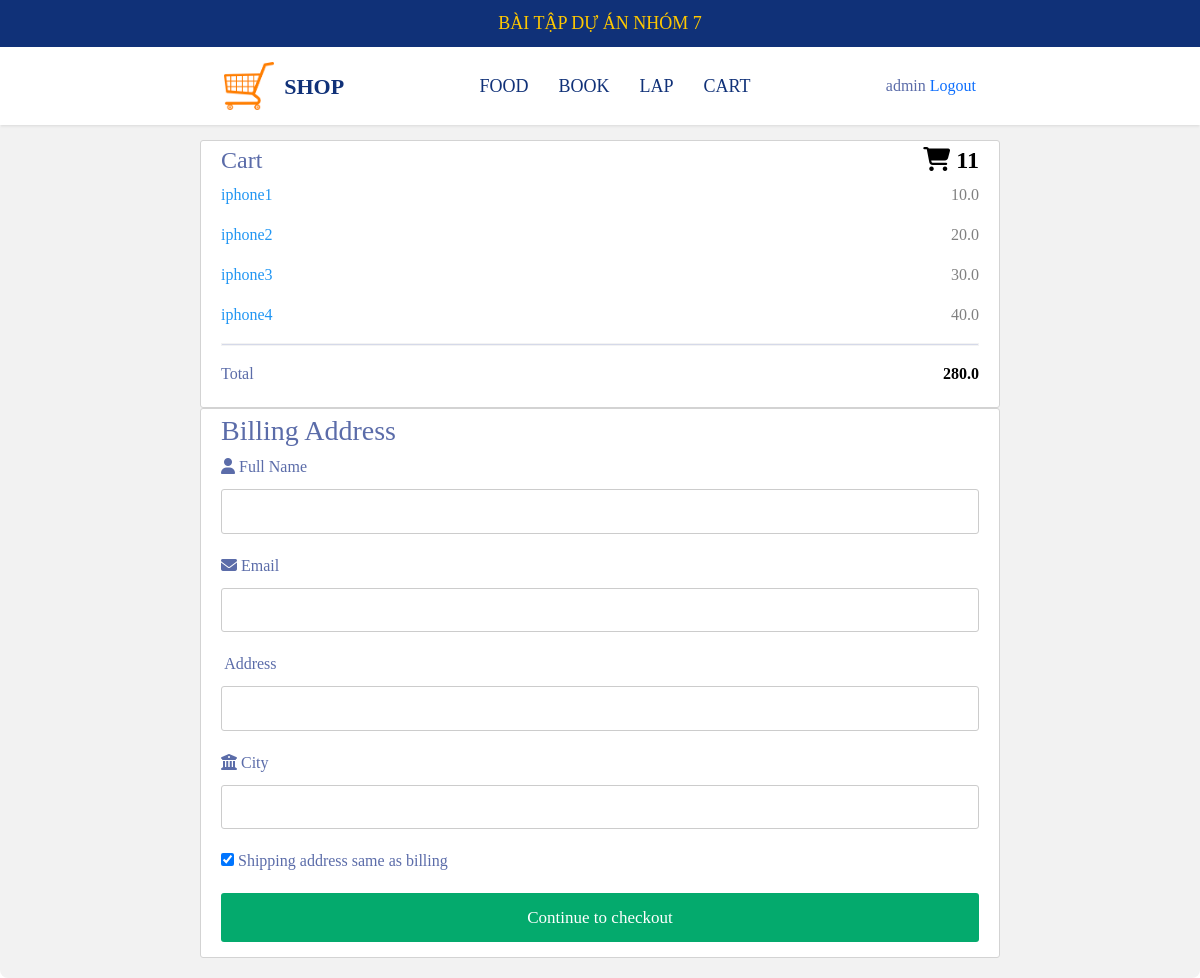
Screenshot of /checkout/ (signed in) with the database file from the repository.
### app/models.py (models this page shows, shortened)
class Order(models.Model):
    customer = models.ForeignKey(Customer,on_delete=models.SET_NULL,blank=True,null=True)
    date_order = models.DateTimeField(auto_now_add=True)
    complete = models.BooleanField(default=False,null=True,blank=False)
    transaction_id = models.CharField(max_length=200,null=True)
    @property #là chuyển phương thức ở trên sử dụng trực tiếp và k lưu vào database
    def get_cart_items(self):
        orderitems = self.orderitem_set.all()
        total = sum([item.quantity for item in orderitems])
        return total
    @property
    def get_cart_total(self):
        orderitems = self.orderitem_set.all()
        total = sum([item.get_total for item in orderitems])
        return total

class OrderItem(models.Model):
    product = models.ForeignKey(Product,on_delete=models.SET_NULL,blank=True,null=True)
    order = models.ForeignKey(Order,on_delete=models.SET_NULL,blank=True,null=True)
    quantity = models.IntegerField(default=0,null=True,blank=True)
    date_added = models.DateTimeField(auto_now_add=True)
    @property
    def get_total(self):
        total = self.product.price * self.quantity
        return total

class Product(models.Model):
    name = models.CharField(max_length=200,null=True)
    price = models.FloatField()
    digital = models.BooleanField(default=False,null=True,blank=False)
    image = models.ImageField(null=True,blank=True)

### app/views.py (the view)
# urls.py: path('checkout/', views.checkout, name='checkout'),
def checkout(request):
    if request.user.is_authenticated:
        customer = request.user.customer
        order, created = Order.objects.get_or_create(customer = customer,complete = False)
        items = order.orderitem_set.all()
    else :
        items = []
        order = {'get_cart_items':0,'get_cart_total':0}
    context= {'items':items,'order':order}
    return render(request,'app/checkout.html',context)

### app/templates/app/checkout.html (shortened to what this page needs)
{% load static %}
<!DOCTYPE html>
<html>
<head>
    <link href="https://cdn.jsdelivr.net/npm/bootstrap@5.3.3/dist/css/bootstrap.min.css" rel="stylesheet">
    <link href="https://cdn.jsdelivr.net/npm/bootstrap@5.1.3/dist/css/bootstrap.min.css" rel="stylesheet">
    <link rel="stylesheet" href="https://cdnjs.cloudflare.com/ajax/libs/normalize/8.0.1/normalize.min.css" />
    <link rel="stylesheet" href="https://cdnjs.cloudflare.com/ajax/libs/font-awesome/6.6.0/css/all.min.css" />
</head>
<body>
    <header class="header">
        <div class="header-top">BÀI TẬP DỰ ÁN NHÓM 7</div>
        <div class="header-main">
            <div class="container">
                <div class="inner-wrap">
                    <div class="inner-logo">
                        <a href="/">
                            <img src="{% static 'app/images/anhgiohang.png' %}" alt="My Image" />
                            <span>SHOP</span>
                        </a>
                    </div>
                    <div class="inner-menu">
                        <ul>
                            <li><a href="#">FOOD</a></li>
                            <li><a href="#">BOOK</a></li>
                            <li><a href="#">LAP</a></li>
                            <li><a href="{% url 'cart' %}">CART</a></li>
                        </ul>
                    </div>
                    <div class="inner-social">
                        <span>{{request.user}}</span>
                        <span><a href="{% url 'logout' %}">Logout</a></span>
                    </div>
                </div>
            </div>
        </div>
    </header>
    <div class="checkout-form">
        <div class="row">
            <div class="col-25">
                <div class="container">
                    <h4>Cart <span class="price" style="color:black">
                        <i class="fa fa-shopping-cart"></i>
                        <b>{{order.get_cart_items}}</b>
                    </span></h4>
                    {%for item in items %}
                    <p><a href="#">{{item.product.name}}</a> <span class="price">{{item.product.price}}</span></p>
                    {%endfor%}
                    <hr>
                    <p>Total <span class="price" style="color:black"><b>{{order.get_cart_total}}</b></span></p>
                </div>
            </div>
            <div class="col-75">
                <div class="container">
                    <form action="/action_page.php">
                        <div class="row">
                            <div class="col-50">
                                <h3>Billing Address</h3>
                                <label for="fname"><i class="fa fa-user"></i> Full Name</label>
                                <input type="text" id="fname" name="firstname" >
                                <label for="email"><i class="fa fa-envelope"></i> Email</label>
                                <input type="text" id="email" name="email" >
                                <label for="adr"> Address</label>
                                <input type="text" id="adr" name="address" >
                                <label for="city"><i class="fa fa-institution"></i> City</label>
                                <input type="text" id="city" name="city" >
                            </div>
                        </div>
                        <label>
                            <input type="checkbox" checked="checked" name="sameadr"> Shipping address same as billing
                        </label>
                        <button type="submit" class="btn">Continue to checkout</button>
                    </form>
                </div>
            </div>
        </div>
    </div>
</body>
</html>

### app/templates/app/checkout.html (style rules this page uses)
body { font-family: "Inria Serif", serif; color: #5B6CA9; }
* { box-sizing: border-box; }
a { text-decoration: none; }
.container { width: 100%; max-width: 800px; margin-left: auto; margin-right: auto; }
.header { box-shadow: 0 1px 3px 0 rgba(0, 0, 0, 0.1); position: fixed; top: 0; width: 100%; z-index: 1000; }
.header-main { background: #ffff; }
.header-top { background: #103178; color: #FFC800; font-size: 18px; padding: 10px; text-align: center; }
.header-main .inner-logo a { color: #103178; display: flex; align-items: center; }
.header-main .inner-wrap { display: flex; justify-content: space-between; align-items: center; padding: 15px 0; }
.header-main .inner-logo img { height: 48px; width: auto; margin-right: 10px; }
.header-main .inner-logo span { font-size: 22px; font-weight: 600; }
.header-main .inner-menu ul { margin: 0; padding: 0; list-style-type: none; display: flex; }
.header-main .inner-menu ul li { margin-left: 15px; margin-right: 15px; }
.header-main .inner-menu ul li a { color: #103178; font-size: 18px; }
.checkout-form { margin-top: 120px; padding: 20px; background-color: #f2f2f2; border-radius: 8px; }
.checkout-form .row { margin: 0 -16px; }
.checkout-form .col-50 { padding: 0 16px; }
.checkout-form .container { background-color: #fff; padding: 5px 20px; border: 1px solid lightgrey; border-radius: 3px; }
.checkout-form input[type="text"] { width: 100%; margin-bottom: 20px; padding: 12px; border: 1px solid #ccc; border-radius: 3px; }
.checkout-form label { margin-bottom: 10px; display: block; }
.checkout-form .btn { background-color: #04AA6D; color: white; padding: 12px; margin: 10px 0; border: none; width: 100%; border-radius: 3px; cursor: pointer; font-size: 17px; }
.checkout-form a { color: #2196F3; }
.checkout-form hr { border: 1px solid lightgrey; }
.checkout-form .price { float: right; color: grey; }

### rows the page displays
Order: get_cart_items "11", get_cart_total "280.0"
OrderItem: product.name "iphone1", product.price "10.0"
OrderItem: product.name "iphone2", product.price "20.0"
OrderItem: product.name "iphone3", product.price "30.0"
OrderItem: product.name "iphone4", product.price "40.0"

### other values shown
{{ request.user }} "admin"
